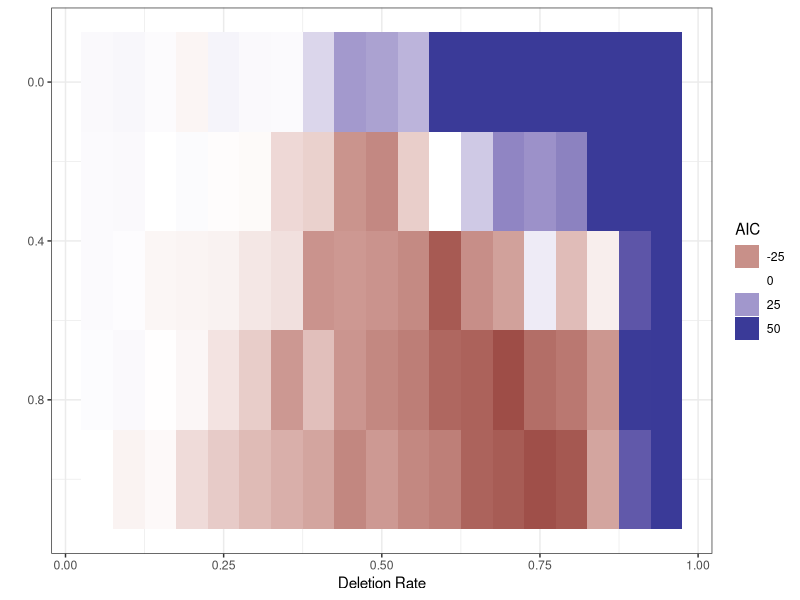
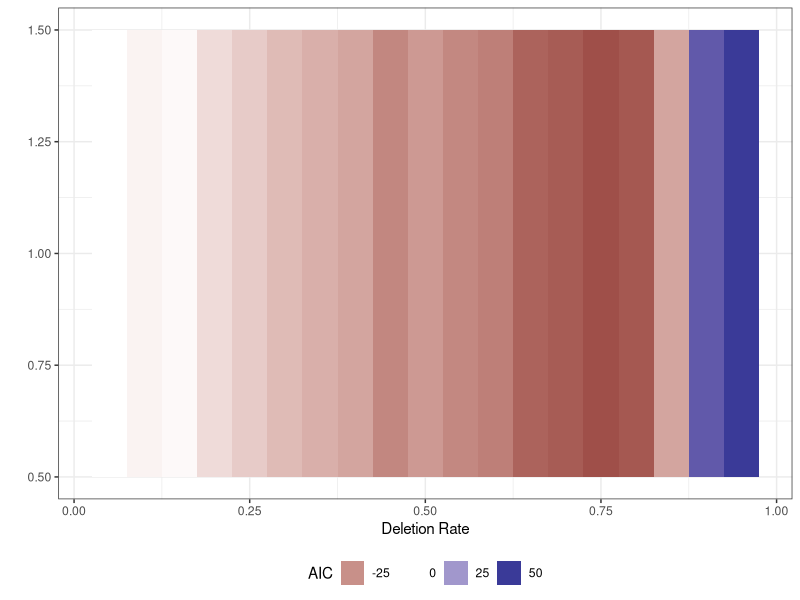
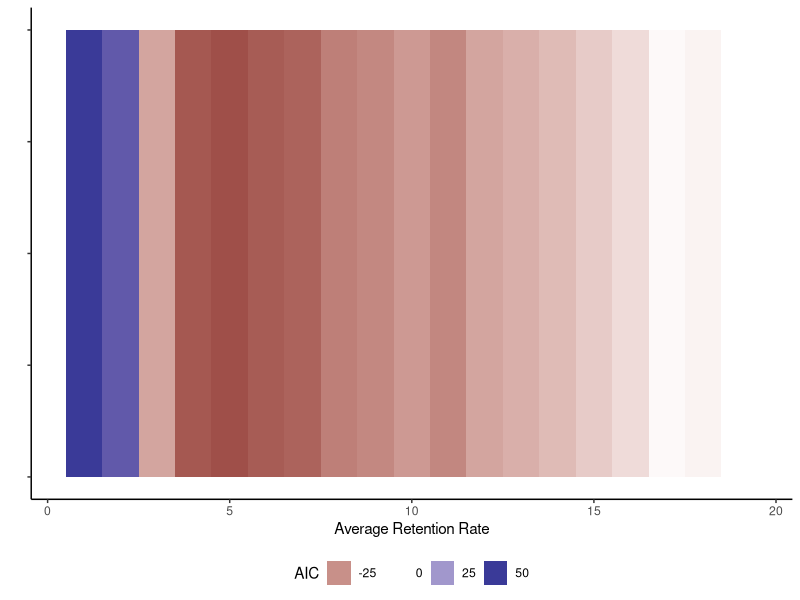

Reproduce these figures in R, in order.

library(ggplot2)
library(dplyr)
library(tidyr)


Datapoints = 251291
data = read.csv("output/analyzeFillers_freq_BNC_Spillover_Averaged_New_R.tsv", sep="\t")

# This concerns nine settings with very high or very low delta, and lambda <1 (e.g., delta=0.95+lambda=0.5)
data = data %>% filter(NData == Datapoints)
doneConfigurations = paste(data$deletion_rate, data$predictability_weight)
deltas = c()
lambdas = c()
for(delta in unique(data$deletion_rate)) {
	for(lambda in unique(data$predictability_weight)) {
		if(!(paste(delta, lambda) %in% doneConfigurations)) {
			deltas = c(deltas, delta)
			lambdas = c(lambdas, lambda)
		}
	}
}
missingConfigurations = data.frame(deletion_rate = deltas, predictability_weight = lambdas)

imputed = data.frame()
for(i in (1:nrow(missingConfigurations))) {
	delta = missingConfigurations$deletion_rate[[i]]
	lambda = missingConfigurations$predictability_weight[[i]]
	to_impute = data %>% filter(abs(deletion_rate-delta) <= 0.05, abs(predictability_weight-lambda)<=0.25) %>% summarise(AIC=mean(AIC), NData=mean(NData))
	to_impute$deletion_rate=delta
	to_impute$predictability_weight=lambda
	to_impute$Coefficient=NA
	to_impute$Correlation=NA
	to_impute$X=NA
	imputed = rbind(imputed, to_impute)
}

data = rbind(data, imputed)



# Viz for all parameter configurations
meanAIC = 74415.45
plot = ggplot(data %>% group_by(deletion_rate, predictability_weight) %>% summarise(AIC=mean(AIC)-meanAIC) %>% mutate(AIC=pmin(AIC, 50)), aes(x=deletion_rate, y=predictability_weight, fill=AIC)) + geom_tile() + theme_bw() + scale_fill_gradient2() + xlab("Deletion Rate") + ylab("") + guides(fill=guide_legend(title="AIC")) + scale_y_reverse ()
ggsave(plot, file="figures/analyzeFillers_freq_BNC_Spillover_Averaged_New_R.pdf", height=2, width=5)


# Viz for lambda=1
meanAIC = 74415.45
plot = ggplot(data %>% filter(predictability_weight==1) %>% group_by(deletion_rate, predictability_weight) %>% summarise(AIC=mean(AIC)-meanAIC) %>% mutate(AIC=pmin(AIC, 50)), aes(x=deletion_rate, y=predictability_weight, fill=AIC)) + geom_tile() + theme_bw() + scale_fill_gradient2() + xlab("Deletion Rate") + ylab("") + guides(fill=guide_legend(title="AIC")) +  theme(legend.position="bottom")
ggsave(plot, file="figures/analyzeFillers_freq_BNC_Spillover_Averaged_New_R_Lambda1.pdf", height=1.5, width=5)


# Viz for lambda=1
meanAIC = 74415.45
plot = ggplot(data %>% filter(predictability_weight==1) %>% group_by(deletion_rate, predictability_weight) %>% summarise(AIC=mean(AIC)-meanAIC) %>% mutate(AICDifference=pmin(AIC, 50)), aes(x=20*(1-deletion_rate), y=predictability_weight, fill=AICDifference)) + geom_tile() + theme_classic() + scale_fill_gradient2() + xlab("Average Retention Rate") + ylab("") + guides(fill=guide_legend(title="AIC")) +  theme(legend.position="bottom") + theme(axis.text.y=element_blank())
ggsave(plot, file="figures/analyzeFillers_freq_BNC_Spillover_Averaged_New_R_Lambda1_Integer.pdf", height=1.5, width=5)

